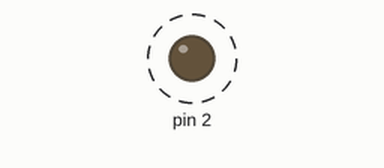
Recording of a sketch running on a simulated Arduino Uno, built with avr-gcc and run on an emulated ATmega328P. On the bench: output pins drawn as LEDs (lit = HIGH). Dashed ring = blinking.

Above: at 1.5 s.
Timing chart, 0 to 5.6 s (numbered marks = the images above):
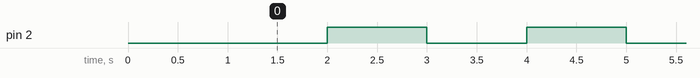

The sketch:

sketch_dec02a.ino
```cpp
void setup() {
  pinMode(2, OUTPUT);
  digitalWrite(2, LOW);
  delay(1000);
  digitalWrite(2, HIGH);

}

void loop() {
  digitalWrite(2, LOW);
  delay(1000);
  digitalWrite(2, HIGH);
  delay(1000);

}
```

Measured:
- by itself, pin 2: alternates HIGH for 1.0 s and LOW for 1.0 s
